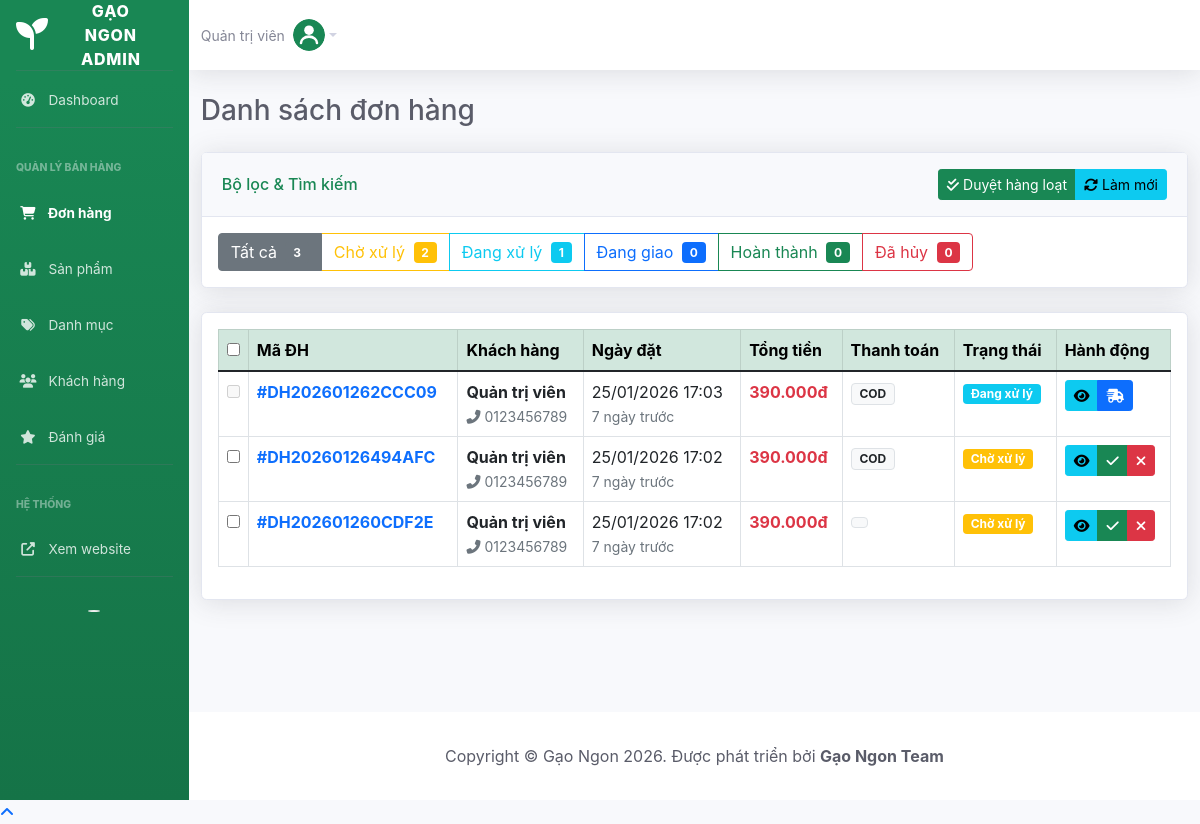
The app's page /admin/orders.php (signed in) with its own data.
### tables this page shows
CREATE TABLE `orders` (
  `id` int(11) NOT NULL,
  `order_code` varchar(20) NOT NULL,
  `user_id` int(11) DEFAULT NULL,
  `customer_name` varchar(100) NOT NULL,
  `customer_email` varchar(100) DEFAULT NULL,
  `customer_phone` varchar(20) NOT NULL,
  `customer_address` text NOT NULL,
  `note` text DEFAULT NULL,
  `total_amount` decimal(12,2) NOT NULL,
  `shipping_fee` decimal(10,2) DEFAULT 0.00,
  `discount_amount` decimal(10,2) DEFAULT 0.00,
  `final_amount` decimal(12,2) NOT NULL,
  `payment_method` enum('cod','bank_transfer','momo') DEFAULT 'cod',
  `payment_status` enum('pending','paid','failed') DEFAULT 'pending',
  `order_status` enum('pending','processing','shipped','delivered','cancelled') DEFAULT 'pending',
  `created_at` timestamp NOT NULL DEFAULT current_timestamp(),
  `updated_at` timestamp NOT NULL DEFAULT current_timestamp() ON UPDATE current_timestamp()
);

### includes/db.php (called while the page is built, shortened)
<?php
class Database {
    private static $instance = null;
    private $connection;
    public static function getInstance() {
        if (self::$instance === null) {
            self::$instance = new Database();
        }
        return self::$instance;
    }
    private function connect() {
        try {
            $this->connection = new mysqli(DB_HOST, DB_USER, DB_PASS, DB_NAME);
            $this->connection->set_charset(DB_CHARSET);
        } catch (Exception $e) {
            die($e->getMessage());
        }
    }
    public function query($sql, $params = []) {
        $stmt = $this->connection->prepare($sql);
        $stmt->execute();
        return $stmt;
    }
    public function select($sql, $params = []) {
        try {
            $stmt = $this->query($sql, $params);
            $result = $stmt->get_result();
            $rows = [];
            while ($row = $result->fetch_assoc()) {
                $rows[] = $row;
            }
            return $rows;
        } catch (Exception $e) {
            error_log("Database select error: " . $e->getMessage());
            return [];
        }
    }
    public function selectOne($sql, $params = []) {
        $rows = $this->select($sql, $params);
        return $rows[0] ?? null;
    }
}
?>

### includes/functions.php (called while the page is built, shortened)
<?php
class Functions {
    public static function formatPrice($price) {
        return number_format($price, 0, ',', '.') . 'đ';
    }
    public static function paginate($totalItems, $currentPage, $itemsPerPage = ITEMS_PER_PAGE, $url = '') {
        $totalPages = ceil($totalItems / $itemsPerPage);
        $currentPage = max(1, min($currentPage, $totalPages));
        $pagination = [
            'total_items' => $totalItems,
            'total_pages' => $totalPages,
            'current_page' => $currentPage,
            'items_per_page' => $itemsPerPage,
            'offset' => ($currentPage - 1) * $itemsPerPage,
            'has_prev' => $currentPage > 1,
            'has_next' => $currentPage < $totalPages,
            'prev_page' => $currentPage - 1,
            'next_page' => $currentPage + 1
        ];
        return $pagination;
    }
    public static function getStatusLabel($status, $type = 'order') {
        $labels = [
            'order' => [
                ORDER_PENDING => ['label' => 'Chờ xử lý', 'class' => 'badge bg-warning'],
                ORDER_PROCESSING => ['label' => 'Đang xử lý', 'class' => 'badge bg-info'],
                ORDER_SHIPPED => ['label' => 'Đang giao hàng', 'class' => 'badge bg-primary'],
                ORDER_DELIVERED => ['label' => 'Đã giao', 'class' => 'badge bg-success'],
                ORDER_CANCELLED => ['label' => 'Đã hủy', 'class' => 'badge bg-danger']
            ],
            'payment' => [
                PAYMENT_PENDING => ['label' => 'Chờ thanh toán', 'class' => 'badge bg-warning'],
                PAYMENT_PAID => ['label' => 'Đã thanh toán', 'class' => 'badge bg-success'],
                PAYMENT_FAILED => ['label' => 'Thanh toán thất bại', 'class' => 'badge bg-danger']
            ],
            'product' => [
                PRODUCT_ACTIVE => ['label' => 'Còn hàng', 'class' => 'badge bg-success'],
                PRODUCT_INACTIVE => ['label' => 'Ngừng kinh doanh', 'class' => 'badge bg-secondary'],
                PRODUCT_OUT_OF_STOCK => ['label' => 'Hết hàng', 'class' => 'badge bg-danger']
            ],
            'review' => [
                REVIEW_PENDING => ['label' => 'Chờ duyệt', 'class' => 'badge bg-warning'],
                REVIEW_APPROVED => ['label' => 'Đã duyệt', 'class' => 'badge bg-success'],
                REVIEW_REJECTED => ['label' => 'Từ chối', 'class' => 'badge bg-danger']
            ]
        ];
        return $labels[$type][$status] ?? ['label' => 'Không xác định', 'class' => 'badge bg-secondary'];
    }
    public static function timeAgo($datetime) {
        $time = time() - strtotime($datetime);
        if ($time < 2592000) return floor($time/86400) . ' ngày trước';
        return floor($time/31536000) . ' năm trước';
    }
}
?>

### admin/orders.php (the view, shortened to what this page needs)
<?php
require_once 'includes/header.php';
$db = Database::getInstance();
$functions = new Functions();
$status_filter = $_GET['status'] ?? '';
$where = "1=1";
$params = [];
$page = $_GET['page'] ?? 1;
$limit = 10;
$total_orders = $db->selectOne("SELECT COUNT(*) as total FROM orders WHERE $where", $params)['total'];
$pagination = Functions::paginate($total_orders, $page, $limit);
$orders = $db->select("
    SELECT * FROM orders
    WHERE $where
    ORDER BY created_at DESC
    LIMIT $limit OFFSET {$pagination['offset']}",
    $params
);
?>
<div class="d-sm-flex align-items-center justify-content-between mb-4">
    <h1 class="h3 mb-0 text-gray-800">Danh sách đơn hàng</h1>
</div>
<div class="card shadow mb-4">
    <div class="card-header py-3 d-flex justify-content-between align-items-center">
        <h6 class="m-0 font-weight-bold text-success">Bộ lọc & Tìm kiếm</h6>
        <div class="btn-group">
            <button class="btn btn-sm btn-success" onclick="bulkApprove()" title="Duyệt tất cả đơn chờ xử lý">
                <i class="fas fa-check-double me-1"></i>Duyệt hàng loạt
            </button>
            <button class="btn btn-sm btn-info" onclick="refreshOrders()" title="Làm mới danh sách">
                <i class="fas fa-sync-alt me-1"></i>Làm mới
            </button>
        </div>
    </div>
    <div class="card-body">
        <div class="btn-group" role="group">
            <a href="orders.php" class="btn btn-outline-secondary <?php echo $status_filter == '' ? 'active' : ''; ?>">
                Tất cả
                <span class="badge bg-secondary ms-1"><?php echo $db->selectOne("SELECT COUNT(*) as total FROM orders")['total']; ?></span>
            </a>
            <a href="orders.php?status=pending" class="btn btn-outline-warning <?php echo $status_filter == 'pending' ? 'active' : ''; ?>">
                Chờ xử lý
                <span class="badge bg-warning ms-1"><?php echo $db->selectOne("SELECT COUNT(*) as total FROM orders WHERE order_status = 'pending'")['total']; ?></span>
            </a>
            <a href="orders.php?status=processing" class="btn btn-outline-info <?php echo $status_filter == 'processing' ? 'active' : ''; ?>">
                Đang xử lý
                <span class="badge bg-info ms-1"><?php echo $db->selectOne("SELECT COUNT(*) as total FROM orders WHERE order_status = 'processing'")['total']; ?></span>
            </a>
            <a href="orders.php?status=shipped" class="btn btn-outline-primary <?php echo $status_filter == 'shipped' ? 'active' : ''; ?>">
                Đang giao
                <span class="badge bg-primary ms-1"><?php echo $db->selectOne("SELECT COUNT(*) as total FROM orders WHERE order_status = 'shipped'")['total']; ?></span>
            </a>
            <a href="orders.php?status=delivered" class="btn btn-outline-success <?php echo $status_filter == 'delivered' ? 'active' : ''; ?>">
                Hoàn thành
                <span class="badge bg-success ms-1"><?php echo $db->selectOne("SELECT COUNT(*) as total FROM orders WHERE order_status = 'delivered'")['total']; ?></span>
            </a>
            <a href="orders.php?status=cancelled" class="btn btn-outline-danger <?php echo $status_filter == 'cancelled' ? 'active' : ''; ?>">
                Đã hủy
                <span class="badge bg-danger ms-1"><?php echo $db->selectOne("SELECT COUNT(*) as total FROM orders WHERE order_status = 'cancelled'")['total']; ?></span>
            </a>
        </div>
    </div>
</div>
<div class="card shadow mb-4">
    <div class="card-body">
        <div class="table-responsive">
            <table class="table table-bordered table-hover" width="100%" cellspacing="0">
                <thead class="table-success">
                    <tr>
                        <th width="30">
                            <input type="checkbox" id="selectAll" title="Chọn tất cả">
                        </th>
                        <th>Mã ĐH</th>
                        <th>Khách hàng</th>
                        <th>Ngày đặt</th>
                        <th>Tổng tiền</th>
                        <th>Thanh toán</th>
                        <th>Trạng thái</th>
                        <th>Hành động</th>
                    </tr>
                </thead>
                <tbody>
                    <?php if (empty($orders)): ?>
                        <tr><td colspan="8" class="text-center">Không tìm thấy đơn hàng nào.</td></tr>
                    <?php else: ?>
                        <?php foreach ($orders as $order): ?>
                        <tr data-order-id="<?php echo $order['id']; ?>" data-status="<?php echo $order['order_status']; ?>">
                            <td>
                                <input type="checkbox" class="order-checkbox" value="<?php echo $order['id']; ?>"
                                       <?php echo $order['order_status'] !== 'pending' ? 'disabled' : ''; ?>>
                            </td>
                            <td class="fw-bold text-primary">
                                <a href="order-detail.php?id=<?php echo $order['id']; ?>" class="text-decoration-none">
                                    #<?php echo $order['order_code']; ?>
                                </a>
                            </td>
                            <td>
                                <div class="fw-bold"><?php echo htmlspecialchars($order['customer_name']); ?></div>
                                <small class="text-muted"><i class="fas fa-phone-alt me-1"></i><?php echo $order['customer_phone']; ?></small>
                            </td>
                            <td>
                                <?php echo date('d/m/Y H:i', strtotime($order['created_at'])); ?>
                                <br><small class="text-muted"><?php echo Functions::timeAgo($order['created_at']); ?></small>
                            </td>
                            <td class="fw-bold text-danger">
                                <?php echo $functions->formatPrice($order['final_amount']); ?>
                            </td>
                            <td>
                                <span class="badge bg-light text-dark border">
                                    <?php
                                    $methods = [
                                        'cod' => 'COD',
                                        'bank_transfer' => 'Chuyển khoản',
                                        'momo' => 'MoMo'
                                    ];
                                    echo $methods[$order['payment_method']] ?? $order['payment_method'];
                                    ?>
                                </span>
                            </td>
                            <td>
                                <?php
                                $status = Functions::getStatusLabel($order['order_status'], 'order');
                                echo '<span class="badge ' . $status['class'] . ' status-badge" data-order-id="' . $order['id'] . '">' . $status['label'] . '</span>';
                                ?>
                            </td>
                            <td>
                                <div class="btn-group" role="group">
                                    <a href="order-detail.php?id=<?php echo $order['id']; ?>" class="btn btn-sm btn-info" title="Xem chi tiết">
                                        <i class="fas fa-eye"></i>
                                    </a>
                                    <?php if ($order['order_status'] == 'pending'): ?>
                                    <button class="btn btn-sm btn-success update-status quick-approve"
                                            data-id="<?php echo $order['id']; ?>"
                                            data-status="processing"
                                            title="Duyệt đơn hàng">
                                        <i class="fas fa-check"></i>
                                    </button>
                                    <button class="btn btn-sm btn-danger update-status"
                                            data-id="<?php echo $order['id']; ?>"
                                            data-status="cancelled"
                                            title="Hủy đơn">
                                        <i class="fas fa-times"></i>
                                    </button>
                                    <?php endif; ?>
                                    <?php if ($order['order_status'] == 'processing'): ?>
                                    <button class="btn btn-sm btn-primary update-status"
                                            data-id="<?php echo $order['id']; ?>"
                                            data-status="shipped"
                                            title="Chuyển sang giao hàng">
                                        <i class="fas fa-shipping-fast"></i>
                                    </button>
                                    <?php endif; ?>
                                </div>
                            </td>
                        </tr>
                        <?php endforeach; ?>
                    <?php endif; ?>
                </tbody>
            </table>
        </div>
    </div>
</div>
<?php require_once 'includes/footer.php'; ?>

### admin/includes/header.php (style rules this page uses)
:root { --primary: #198754; --secondary: #858796; --success: #1cc88a; --info: #36b9cc; --warning: #f6c23e; --danger: #e74a3b; --light: #f8f9fc; --dark: #5a5c69; }
body { font-family: 'Nunito', -apple-system, BlinkMacSystemFont, "Segoe UI", Roboto, "Helvetica Neue", Arial, sans-serif; background-color: #f8f9fc; color: #5a5c69; overflow-x: hidden; }
.card { position: relative; display: flex; flex-direction: column; min-width: 0; word-wrap: break-word; background-color: #fff; background-clip: border-box; border: 1px solid #e3e6f0; border-radius: .35rem; }
.card-header { padding: .75rem 1.25rem; margin-bottom: 0; background-color: #f8f9fc; border-bottom: 1px solid #e3e6f0; }
.text-gray-800 { color: #5a5c69!important; }
.shadow { box-shadow: 0 .15rem 1.75rem 0 rgba(58,59,69,.15)!important; }

### records on screen
orders: order_code "DH202601262CCC09", customer_name "Quản trị viên", customer_phone "0123456789", created_at "25/01/2026 17:03", created_at "7 ngày trước", final_amount "390.000đ", payment_method "COD", order_status "Đang xử lý"
orders: order_code "DH20260126494AFC", customer_name "Quản trị viên", customer_phone "0123456789", created_at "25/01/2026 17:02", created_at "7 ngày trước", final_amount "390.000đ", payment_method "COD", order_status "Chờ xử lý"
orders: order_code "DH202601260CDF2E", customer_name "Quản trị viên", customer_phone "0123456789", created_at "25/01/2026 17:02", created_at "7 ngày trước", final_amount "390.000đ", order_status "Chờ xử lý"

### other values on screen
$adminName "Quản trị viên"
$db->selectOne("SELECT COUNT(*) as total FROM orders")['total'] "3"
